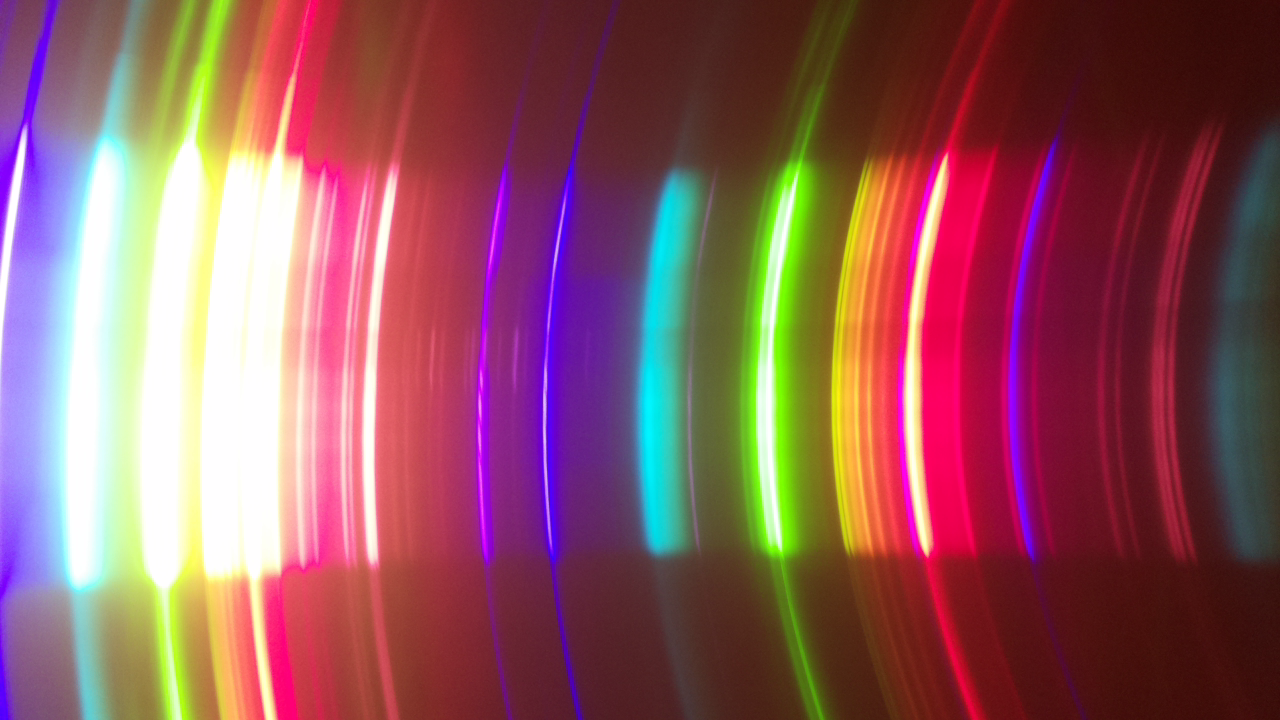
#> input picture spec/spectrum/spec.png, 1280 x 720 px, found by its file name
$ python spectrometer.py
#> lines starting #> are read from the running program, lines starting #| are printed output that depends on the picture; long printed decimals are rounded
### spec/spectrum/detect_peaks.py
# %load ./../functions/detect_peaks.py
"""Detect peaks in data based on their amplitude and other features."""

from __future__ import division, print_function
import numpy as np

__author__ = "Marcos Duarte, https://github.com/demotu/BMC"
__version__ = "1.0.4"
__license__ = "MIT"


def detect_peaks(x, mph=None, mpd=1, threshold=0, edge='rising',
                 kpsh=False, valley=False, show=False, ax=None):

    """Detect peaks in data based on their amplitude and other features.

        Parameters
        ----------
        x : 1D array_like
        data.
        mph : {None, number}, optional (default = None)
        detect peaks that are greater than minimum peak height.
        mpd : positive integer, optional (default = 1)
        detect peaks that are at least separated by minimum peak distance (in
        number of data).
        threshold : positive number, optional (default = 0)
        detect peaks (valleys) that are greater (smaller) than `threshold`
        in relation to their immediate neighbors.
        edge : {None, 'rising', 'falling', 'both'}, optional (default = 'rising')
        for a flat peak, keep only the rising edge ('rising'), only the
        falling edge ('falling'), both edges ('both'), or don't detect a
        flat peak (None).
        kpsh : bool, optional (default = False)
        keep peaks with same height even if they are closer than `mpd`.
        valley : bool, optional (default = False)
        if True (1), detect valleys (local minima) instead of peaks.
        show : bool, optional (default = False)
        if True (1), plot data in matplotlib figure.
        ax : a matplotlib.axes.Axes instance, optional (default = None).

        Returns
        -------
        ind : 1D array_like
        indeces of the peaks in `x`.

        Notes
        -----
        The detection of valleys instead of peaks is performed internally by simply
        negating the data: `ind_valleys = detect_peaks(-x)`

        The function can handle NaN's

        See this IPython Notebook [1]_.

        References
        ----------
        .. [1] http://nbviewer.ipython.org/github/demotu/BMC/blob/master/notebooks/DetectPeaks.ipynb

        Examples
        --------
        >>> from detect_peaks import detect_peaks
        >>> x = np.random.randn(100)
        >>> x[60:81] = np.nan
        >>> # detect all peaks and plot data
        >>> ind = detect_peaks(x, show=True)
        >>> print(ind)

        >>> x = np.sin(2*np.pi*5*np.linspace(0, 1, 200)) + np.random.randn(200)/5
        >>> # set minimum peak height = 0 and minimum peak distance = 20
        >>> detect_peaks(x, mph=0, mpd=20, show=True)

        >>> x = [0, 1, 0, 2, 0, 3, 0, 2, 0, 1, 0]
        >>> # set minimum peak distance = 2
        >>> detect_peaks(x, mpd=2, show=True)

        >>> x = np.sin(2*np.pi*5*np.linspace(0, 1, 200)) + np.random.randn(200)/5
        >>> # detection of valleys instead of peaks
        >>> detect_peaks(x, mph=0, mpd=20, valley=True, show=True)

        >>> x = [0, 1, 1, 0, 1, 1, 0]
        >>> # detect both edges
        >>> detect_peaks(x, edge='both', show=True)

        >>> x = [-2, 1, -2, 2, 1, 1, 3, 0]
        >>> # set threshold = 2
        >>> detect_peaks(x, threshold = 2, show=True)
        """

    x = np.atleast_1d(x).astype('float64')
    if x.size < 3:
        return np.array([], dtype=int)
    if valley:
        x = -x
    # find indices of all peaks
    dx = x[1:] - x[:-1]
    # handle NaN's
    indnan = np.where(np.isnan(x))[0]
    if indnan.size:
        x[indnan] = np.inf
        dx[np.where(np.isnan(dx))[0]] = np.inf
    ine, ire, ife = np.array([[], [], []], dtype=int)
    if not edge:
        ine = np.where((np.hstack((dx, 0)) < 0) & (np.hstack((0, dx)) > 0))[0]
    else:
        if edge.lower() in ['rising', 'both']:
            ire = np.where((np.hstack((dx, 0)) <= 0) & (np.hstack((0, dx)) > 0))[0]
        if edge.lower() in ['falling', 'both']:
            ife = np.where((np.hstack((dx, 0)) < 0) & (np.hstack((0, dx)) >= 0))[0]
    ind = np.unique(np.hstack((ine, ire, ife)))
    # handle NaN's
    if ind.size and indnan.size:
        # NaN's and values close to NaN's cannot be peaks
        ind = ind[np.in1d(ind, np.unique(np.hstack((indnan, indnan-1, indnan+1))), invert=True)]
    # first and last values of x cannot be peaks
    if ind.size and ind[0] == 0:
        ind = ind[1:]
    if ind.size and ind[-1] == x.size-1:
        ind = ind[:-1]
    # remove peaks < minimum peak height
    if ind.size and mph is not None:
        ind = ind[x[ind] >= mph]
    # remove peaks - neighbors < threshold
    if ind.size and threshold > 0:
        dx = np.min(np.vstack([x[ind]-x[ind-1], x[ind]-x[ind+1]]), axis=0)
        ind = np.delete(ind, np.where(dx < threshold)[0])
    # detect small peaks closer than minimum peak distance
    if ind.size and mpd > 1:
        ind = ind[np.argsort(x[ind])][::-1]  # sort ind by peak height
        idel = np.zeros(ind.size, dtype=bool)
        for i in range(ind.size):
            if not idel[i]:
                # keep peaks with the same height if kpsh is True
                idel = idel | (ind >= ind[i] - mpd) & (ind <= ind[i] + mpd) \
                    & (x[ind[i]] > x[ind] if kpsh else True)
                idel[i] = 0  # Keep current peak
        # remove the small peaks and sort back the indices by their occurrence
        ind = np.sort(ind[~idel])

    if show:
        if indnan.size:
            x[indnan] = np.nan
        if valley:
            x = -x
        _plot(x, mph, mpd, threshold, edge, valley, ax, ind)

    return ind


# [28 lines left out: function _plot, not called in this run]

### spec/spectrum/spectrometer.py
import sys
import os
import traceback
import optparse
import time
import logging

import matplotlib.pyplot as plt
import matplotlib.image as mpimg

import numpy as np

from detect_peaks import detect_peaks
#https://blog.ytotech.com/2015/11/01/findpeaks-in-python/

#www.noah.org/wiki/wavelength_to_rgb_in)python
def nm_to_rgb(wavelength, gamma=0.8):
    wavelength = float(wavelength)
    if wavelength >= 380 and wavelength <= 440:
        attenuation = 0.3 + 0.7 * (wavelength - 380) / (440 - 380)
        R = ((-(wavelength - 440) / (440 - 380)) * attenuation) ** gamma
        G = 0.0
        B = (1.0 * attenuation) ** gamma
    elif wavelength >= 440 and wavelength <= 490:
        R = 0.0
        G = ((wavelength - 440) / (490 - 440)) ** gamma
        B = 1.0
    elif wavelength >= 490 and wavelength <= 510:
        R = 0.0
        G = 1.0
        B = (-(wavelength - 510) / (510 - 490)) ** gamma
    elif wavelength >= 510 and wavelength <= 580:
        R = ((wavelength - 510) / (580 - 510)) ** gamma
        G = 1.0
        B = 0.0
    elif wavelength >= 580 and wavelength <= 645:
        R = 1.0
        G = (-(wavelength - 645) / (645 - 580)) ** gamma
        B = 0.0
    elif wavelength >= 645 and wavelength <= 750:
        attenuation = 0.3 + 0.7 * (750 - wavelength) / (750 - 645)
        R = (1.0 * attenuation) ** gamma
        G = 0.0
        B = 0.0
    else:
        R = 0.0
        G = 0.0
        B = 0.0
    """
    R *= 255
    G *= 255
    B *= 255"""
    return (int(R), int(G), int(B))

img = mpimg.imread("/Users/pascaljardin/Desktop/spectrum/spec.png")
#> img is the input picture: shape (720, 1280, 4) float32; mean R, G, B, A 0.564, 0.347, 0.37, 1

height, width, length = img.shape
#> height = 720; width = 1280; length = 4

r, g, b, a = img[0][0]
#> r = 0.463; g = 0.106; b = 0.635; a = 1

spec = np.empty((0))
for x in range(width):
    [r,g,b,a] = img[400, x]
    intensity = (int(r*255)+int(g*255)+int(b*255))/3.0
    spec = np.append(spec, intensity)
#> this loop made 1280 passes
#> (r, g, b, intensity) on passes 10 to 12: (0.671, 0.565, 0.996, 189.7), (0.667, 0.561, 0.992, 188.7), (0.682, 0.576, 1, 192)
#> after the loop, spec = 1280 values, max 254.7 at index 72, min 44.33 at index 1183, mean 143.1

spec = spec - min(spec)
#> spec = 1280 values, max 210.3 at index 72, min 0 at index 1183, mean 98.76

indexes = detect_peaks(spec, mph=150, mpd=1)
#> in detect_peaks, `x = np.atleast_1d(x).astype('float64')`: x has the same summary as spec outside detect_peaks
#> in detect_peaks, `dx = x[1:] - x[:-1]`: dx = 1279 values, max 94.33 at index 542, min -57.67 at index 480, mean -0.127
#> in detect_peaks, `indnan = np.where(np.isnan(x))[0]`: indnan = empty array
#> in detect_peaks, `ire = np.where((np.hstack((dx, 0)) <= 0) & (np.hstack((0, dx)) > 0))[0]`: ire = 217 values from 8 to 1276
#> in detect_peaks, `ind = ind[x[ind] >= mph]`: ind = 31 values from 28 to 910
#> indexes = 31 values from 28 to 910

peaks = []
largest = 0
for i in indexes:
    if i > 400:
        peaks.append(i)

        if largest == 0:
            largest = i

        if spec[largest] < spec[i]:
            largest = i
#> this loop made 31 passes
#> (i, largest) on passes 25 to 29: (479, 479), (544, 544), (760, 760), (766, 766), (768, 768)
#> i on passes 1 to 6: 28, 32, 34, 37, 40, 47
#> after the loop, largest = 768; peaks = [479, 544, 760, 766, 768, 903, 910]

indexes = detect_peaks(spec, mph=0, mpd=1)
#> indexes = 217 values from 8 to 1276

l = 0
for i in indexes:
    if i > 1200:

        if l == 0:
            l = i

        if spec[l] < spec[i]:
            l = i
#> this loop made 217 passes
#> l on passes 202 to 207: 1203, 1207, 1211, 1220, 1223, 1225
#> i on passes 1 to 6: 8, 11, 13, 19, 24, 28
#> after the loop, l = 1225

x1 = peaks[0]
#> x1 = 479
#x2 = largest
x2 = l
#> x2 = 1225

y1 = 404.65650
y2 = 763.5106#763.5106

#y - y1 = m(x - x1)
#y = mx -mx1 +y1
#y = mx +c
m = (y2-y1)/(x2-x1)
#> m = 0.481
c = -m*x1 +y1
#> c = 174.2

specArray = []

for x, s in enumerate(spec):
    nm = m*x +c
    if nm > 370:
        specArray.append([nm, s])
#> this loop made 1280 passes
#> (s, nm) on passes 1 to 3: (167, 174.2), (156.3, 174.7), (155.7, 175.2)
#> after the loop, specArray = 873 pairs, first value 370 to 789.5, second value 0 to 210.3


res = specArray[1][0]-specArray[0][0]
#> res = 0.481

print(res)
#| 0.481

for p in peaks:
    print(m*p +c)
#> this loop made 7 passes
#> p on passes 1 to 7: 479, 544, 760, 766, 768, 903, 910
#| 404.6565
#| 435.924
#| 539.828
#| 542.714
#| 543.676
#| 608.616
#| 611.984

spectrum = np.array(specArray)
#> spectrum has the same summary as specArray
x, y = spectrum.T
#> x = 873 values from 370 to 789.5; y = 873 values, max 210.3 at index 361, min 0 at index 776, mean 61.17
plt.plot(x, y)
"""
plt.plot(spec)"""
plt.show()
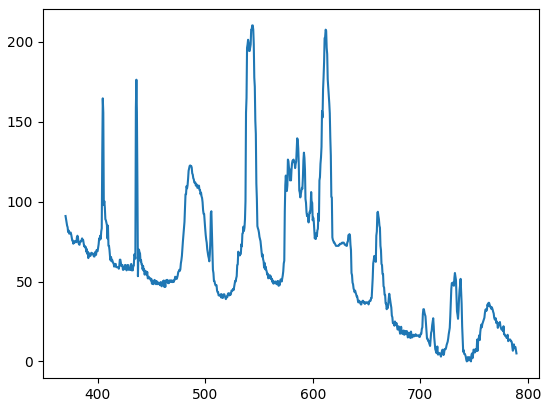
#> figure drawn by matplotlib, 1 panel; curve peaks at x = 543.7, y = 210.3
